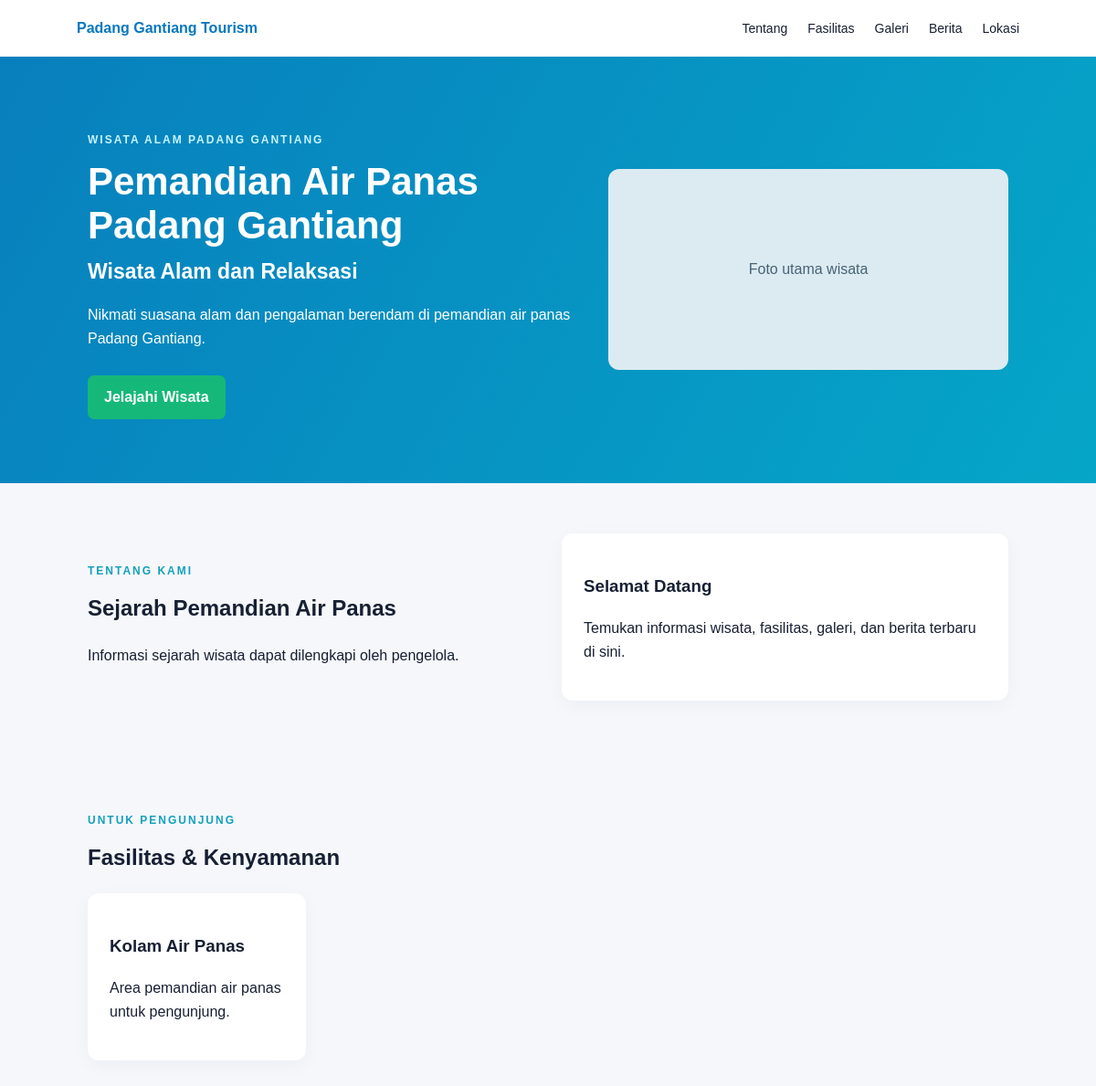
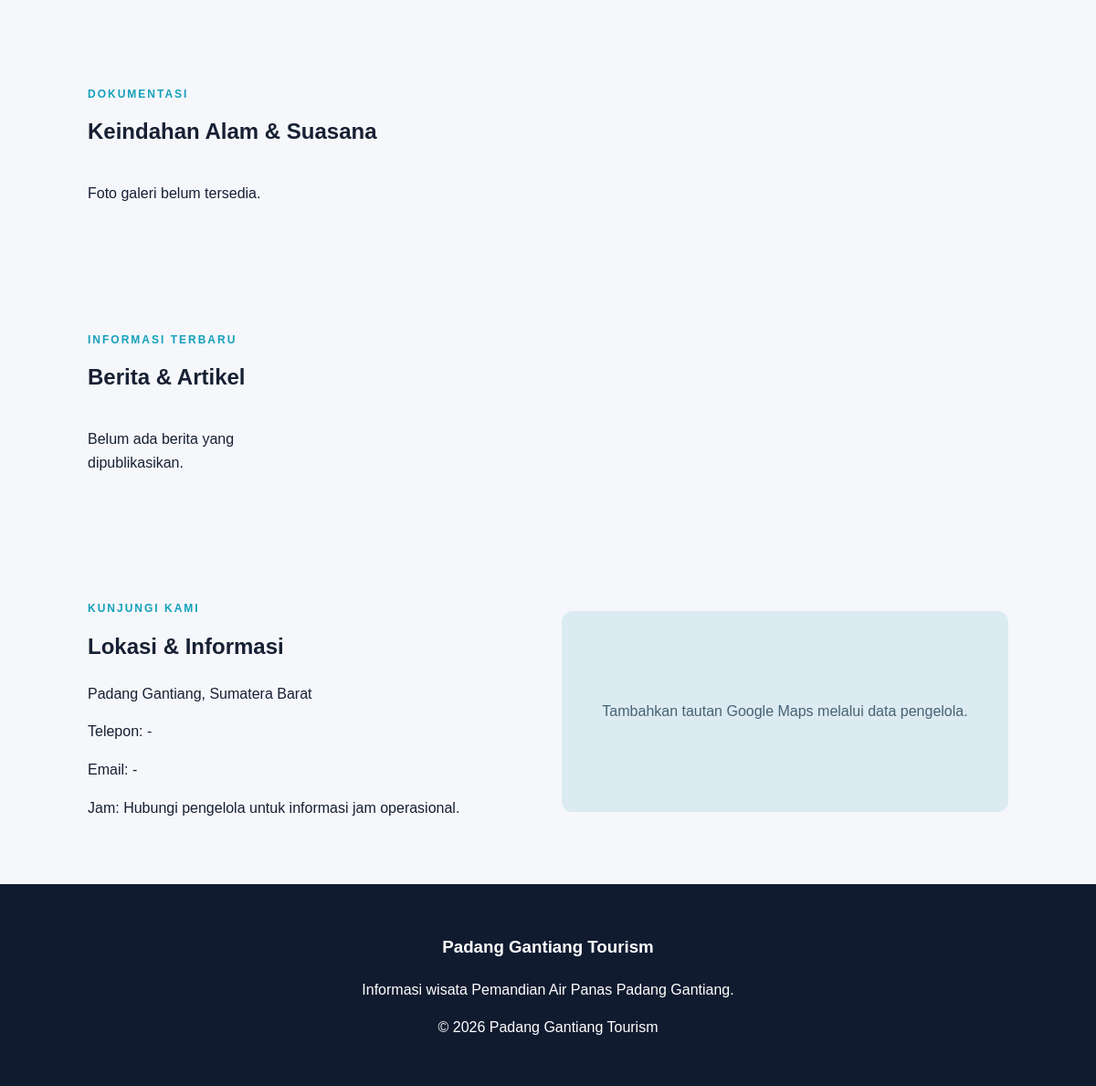
The page / on the database its author committed (2 pictures, top to bottom).
### tables this page shows
CREATE TABLE IF NOT EXISTS profil_wisata (
  id INT AUTO_INCREMENT PRIMARY KEY,
  nama_wisata VARCHAR(150) NOT NULL,
  slogan VARCHAR(255),
  deskripsi TEXT,
  sejarah TEXT,
  gambar_utama VARCHAR(255)
);

CREATE TABLE IF NOT EXISTS fasilitas (
  id_fasilitas INT AUTO_INCREMENT PRIMARY KEY,
  nama_fasilitas VARCHAR(100) NOT NULL,
  deskripsi TEXT,
  gambar VARCHAR(255)
);

CREATE TABLE IF NOT EXISTS kontak (
  id_kontak INT AUTO_INCREMENT PRIMARY KEY,
  alamat TEXT,
  telepon VARCHAR(30),
  email VARCHAR(100),
  instagram VARCHAR(100),
  jam_operasional VARCHAR(100),
  lokasi_maps TEXT
);

### config/helpers.php (called while the page is built, shortened)
<?php
function e($value) {
    return htmlspecialchars((string)$value, ENT_QUOTES, 'UTF-8');
}

### index.php (the view, shortened to what this page needs)
<?php
require_once __DIR__ . '/config/database.php';
require_once __DIR__ . '/config/helpers.php';
$profil = $pdo->query('SELECT * FROM profil_wisata ORDER BY id ASC LIMIT 1')->fetch();
$fasilitas = $pdo->query('SELECT * FROM fasilitas ORDER BY id_fasilitas DESC')->fetchAll();
$galeri = $pdo->query('SELECT * FROM galeri ORDER BY tanggal_upload DESC LIMIT 6')->fetchAll();
$berita = $pdo->query("SELECT * FROM berita WHERE status='Published' ORDER BY created_at DESC LIMIT 6")->fetchAll();
$kontak = $pdo->query('SELECT * FROM kontak ORDER BY id_kontak ASC LIMIT 1')->fetch();
?>
<!DOCTYPE html>
<html lang="id">
<head>
<link rel="stylesheet" href="assets/css/style.css">
</head>
<body>
<header class="site-header"><a class="brand" href="index.php">Padang Gantiang Tourism</a>
<nav><a href="#tentang">Tentang</a><a href="#fasilitas">Fasilitas</a><a href="#galeri">Galeri</a><a href="#berita">Berita</a><a href="#lokasi">Lokasi</a></nav></header>
<main>
<section class="hero"><div><p class="eyebrow">Wisata Alam Padang Gantiang</p>
<h1><?= e($profil['nama_wisata'] ?? 'Pemandian Air Panas Padang Gantiang') ?></h1>
<h2><?= e($profil['slogan'] ?? 'Wisata Alam dan Relaksasi') ?></h2>
<p><?= e($profil['deskripsi'] ?? '') ?></p><a class="button" href="#tentang">Jelajahi Wisata</a></div>
<div class="hero-image"><?php if (!empty($profil['gambar_utama'])): ?><img src="uploads/profil/<?= e($profil['gambar_utama']) ?>" alt="Pemandian air panas"><?php else: ?><div class="image-placeholder">Foto utama wisata</div><?php endif; ?></div></section>
<section id="tentang" class="section two-col"><div><p class="eyebrow">Tentang Kami</p><h2>Sejarah Pemandian Air Panas</h2><p><?= nl2br(e($profil['sejarah'] ?? 'Informasi sejarah wisata dapat ditambahkan oleh admin.')) ?></p></div><aside class="info-box"><h3>Selamat Datang</h3><p>Temukan informasi wisata, fasilitas, galeri, dan berita terbaru di sini.</p></aside></section>
<section id="fasilitas" class="section"><p class="eyebrow">Untuk Pengunjung</p><h2>Fasilitas &amp; Kenyamanan</h2><div class="cards"><?php foreach ($fasilitas as $f): ?><article class="card"><?php if ($f['gambar']): ?><img src="uploads/fasilitas/<?= e($f['gambar']) ?>" alt=""><?php endif; ?><h3><?= e($f['nama_fasilitas']) ?></h3><p><?= e($f['deskripsi']) ?></p></article><?php endforeach; ?></div></section>
<section id="galeri" class="section"><p class="eyebrow">Dokumentasi</p><h2>Keindahan Alam &amp; Suasana</h2><div class="gallery"><?php if (!$galeri): ?><p>Foto galeri belum tersedia.</p><?php endif; ?></div></section>
<section id="berita" class="section"><p class="eyebrow">Informasi Terbaru</p><h2>Berita &amp; Artikel</h2><div class="cards"><?php if (!$berita): ?><p>Belum ada berita yang dipublikasikan.</p><?php endif; ?></div></section>
<section id="lokasi" class="section two-col"><div><p class="eyebrow">Kunjungi Kami</p><h2>Lokasi &amp; Informasi</h2><p><?= e($kontak['alamat'] ?? 'Padang Gantiang, Sumatera Barat') ?></p><p>Telepon: <?= e($kontak['telepon'] ?? '-') ?></p><p>Email: <?= e($kontak['email'] ?? '-') ?></p><p>Jam: <?= e($kontak['jam_operasional'] ?? '-') ?></p></div><div class="map-placeholder">Tambahkan tautan Google Maps melalui data pengelola.</div></section>
</main>
<footer><h3>Padang Gantiang Tourism</h3><p>Informasi wisata Pemandian Air Panas Padang Gantiang.</p><p>&copy; <?= date('Y') ?> Padang Gantiang Tourism</p></footer>
</body></html>

### assets/css/style.css (style rules this page uses)
* { box-sizing:border-box }
html { scroll-behavior:smooth }
body { margin:0;font-family:Arial,sans-serif;color:#172033;background:#f5f7fb;line-height:1.6 }
a { color:inherit }
.site-header { display:flex;justify-content:space-between;align-items:center;padding:18px 7%;background:#fff }
.brand { text-decoration:none;font-weight:700;color:#0878bd }
.site-header nav { display:flex;gap:22px }
.site-header nav a { text-decoration:none;font-size:14px }
.hero { display:grid;grid-template-columns:1.1fr .9fr;gap:35px;align-items:center;padding:70px 8%;background:linear-gradient(120deg,#087fbd,#05a6c8);color:#fff }
.hero h1 { font-size:42px;line-height:1.15;margin:8px 0 }
.hero h2 { font-size:23px;margin:0 0 12px }
.hero p { max-width:560px }
.eyebrow { font-size:12px;text-transform:uppercase;letter-spacing:2px;font-weight:bold;color:#13a0ba }
.hero .eyebrow { color:#c7f5ff }
.button { display:inline-block;border:0;border-radius:7px;padding:11px 18px;background:#087fbd;color:#fff;text-decoration:none;cursor:pointer;font-weight:700 }
.hero .button { background:#16b879;margin-top:12px }
.image-placeholder,.map-placeholder { min-height:220px;background:#dcebf2;border-radius:12px;display:grid;place-items:center;color:#476274 }
.section { padding:55px 8% }
.section h2 { margin-top:0 }
.two-col { display:grid;grid-template-columns:1fr 1fr;gap:30px;align-items:center }
.info-box,.card,.panel { background:#fff;padding:24px;border-radius:12px;box-shadow:0 5px 20px #14213d0a }
.cards { display:grid;grid-template-columns:repeat(4,1fr);gap:18px }
.gallery { display:grid;grid-template-columns:repeat(3,1fr);gap:16px }
footer { background:#111b30;color:#fff;text-align:center;padding:35px 8% }

### rows shown on the page
profil_wisata: nama_wisata "Pemandian Air Panas Padang Gantiang", slogan "Wisata Alam dan Relaksasi", deskripsi "Nikmati suasana alam dan pengalaman berendam di pemandian air panas Padang Gantiang.", sejarah "Informasi sejarah wisata dapat dilengkapi oleh pengelola."
fasilitas: nama_fasilitas "Kolam Air Panas", deskripsi "Area pemandian air panas untuk pengunjung."
kontak: alamat "Padang Gantiang, Sumatera Barat", telepon "-", email "-", jam_operasional "Hubungi pengelola untuk informasi jam operasional."
